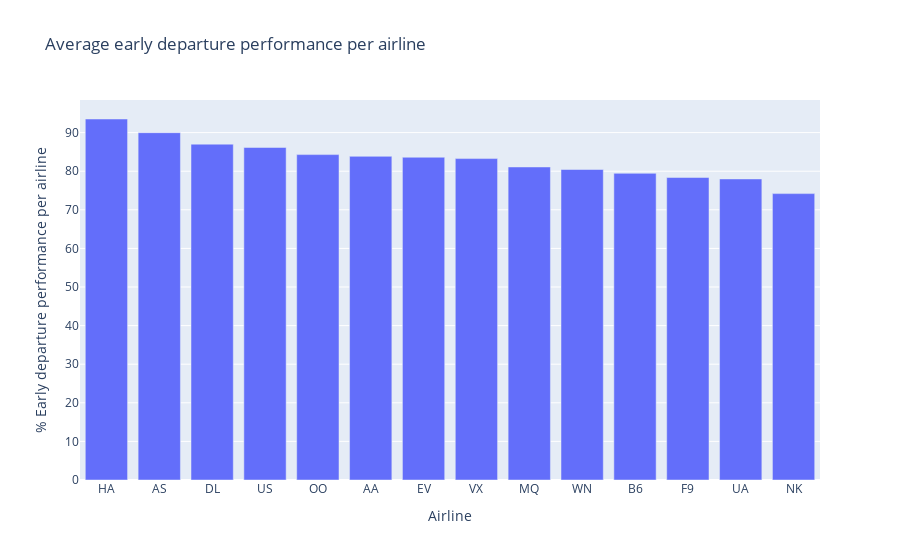

Source (notebook cell):
### Code cell
px.bar(
    sorted_performance,
    x=sorted_performance.index,
    y=sorted_performance.values,
    title = 'Average early departure performance per airline',
    labels= {
        'y': '% Early departure performance per airline',
        'AIRLINE': 'Airline',
    }
)

### Figure 1 — Plotly figure (JSON) as saved in the notebook; plotly's stock layout.template omitted (floating-point values rounded to 4 significant figures)
{"data": [{"alignmentgroup": "True", "hovertemplate": "Airline=%{x}<br>% Early departure performance per airline=%{y}<extra></extra>", "legendgroup": "", "marker": {"color": "#636efa", "pattern": {"shape": ""}}, "name": "", "offsetgroup": "", "orientation": "v", "showlegend": false, "textposition": "auto", "type": "bar", "x": ["HA", "AS", "DL", "US", "OO", "AA", "EV", "VX", "MQ", "WN", "B6", "F9", "UA", "NK"], "xaxis": "x", "y": [93.53, 89.98, 87.01, 86.15, 84.3, 83.85, 83.62, 83.27, 81.1, 80.44, 79.45, 78.36, 77.99, 74.2], "yaxis": "y"}], "layout": {"barmode": "relative", "legend": {"tracegroupgap": 0}, "title": {"text": "Average early departure performance per airline"}, "xaxis": {"anchor": "y", "domain": [0, 1], "title": {"text": "Airline"}}, "yaxis": {"anchor": "x", "domain": [0, 1], "title": {"text": "% Early departure performance per airline"}}}}
